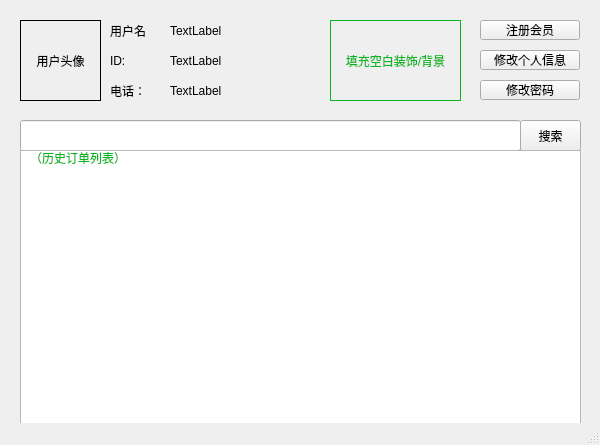
<?xml version="1.0" encoding="UTF-8"?>
<ui version="4.0">
 <class>WUser</class>
 <widget class="QMainWindow" name="WUser">
  <property name="geometry">
   <rect>
    <x>0</x>
    <y>0</y>
    <width>600</width>
    <height>445</height>
   </rect>
  </property>
  <property name="cursor">
   <cursorShape>ArrowCursor</cursorShape>
  </property>
  <property name="windowTitle">
   <string>MainWindow</string>
  </property>
  <widget class="QWidget" name="centralwidget">
   <widget class="QLabel" name="label">
    <property name="geometry">
     <rect>
      <x>20</x>
      <y>20</y>
      <width>81</width>
      <height>81</height>
     </rect>
    </property>
    <property name="frameShape">
     <enum>QFrame::Panel</enum>
    </property>
    <property name="text">
     <string>用户头像</string>
    </property>
    <property name="alignment">
     <set>Qt::AlignCenter</set>
    </property>
   </widget>
   <widget class="QLabel" name="label_2">
    <property name="geometry">
     <rect>
      <x>110</x>
      <y>20</y>
      <width>61</width>
      <height>21</height>
     </rect>
    </property>
    <property name="text">
     <string>用户名</string>
    </property>
   </widget>
   <widget class="QPushButton" name="pushButton">
    <property name="geometry">
     <rect>
      <x>480</x>
      <y>20</y>
      <width>100</width>
      <height>20</height>
     </rect>
    </property>
    <property name="cursor">
     <cursorShape>PointingHandCursor</cursorShape>
    </property>
    <property name="text">
     <string>注册会员</string>
    </property>
    <property name="iconSize">
     <size>
      <width>16</width>
      <height>16</height>
     </size>
    </property>
   </widget>
   <widget class="QPushButton" name="pushButton_2">
    <property name="geometry">
     <rect>
      <x>480</x>
      <y>50</y>
      <width>100</width>
      <height>20</height>
     </rect>
    </property>
    <property name="cursor">
     <cursorShape>PointingHandCursor</cursorShape>
    </property>
    <property name="text">
     <string>修改个人信息</string>
    </property>
   </widget>
   <widget class="QPushButton" name="pushButton_3">
    <property name="geometry">
     <rect>
      <x>480</x>
      <y>80</y>
      <width>100</width>
      <height>20</height>
     </rect>
    </property>
    <property name="cursor">
     <cursorShape>PointingHandCursor</cursorShape>
    </property>
    <property name="text">
     <string>修改密码</string>
    </property>
   </widget>
   <widget class="QPushButton" name="pushButton_4">
    <property name="geometry">
     <rect>
      <x>520</x>
      <y>120</y>
      <width>61</width>
      <height>31</height>
     </rect>
    </property>
    <property name="cursor">
     <cursorShape>PointingHandCursor</cursorShape>
    </property>
    <property name="text">
     <string>搜索</string>
    </property>
   </widget>
   <widget class="QLineEdit" name="lineEdit_search">
    <property name="geometry">
     <rect>
      <x>20</x>
      <y>120</y>
      <width>501</width>
      <height>31</height>
     </rect>
    </property>
   </widget>
   <widget class="QTableView" name="tableView">
    <property name="geometry">
     <rect>
      <x>20</x>
      <y>150</y>
      <width>561</width>
      <height>275</height>
     </rect>
    </property>
   </widget>
   <widget class="QLabel" name="label_7">
    <property name="geometry">
     <rect>
      <x>30</x>
      <y>150</y>
      <width>91</width>
      <height>16</height>
     </rect>
    </property>
    <property name="styleSheet">
     <string notr="true">color: rgb(8, 181, 34);</string>
    </property>
    <property name="text">
     <string>（历史订单列表）</string>
    </property>
   </widget>
   <widget class="QLabel" name="label_5">
    <property name="geometry">
     <rect>
      <x>330</x>
      <y>20</y>
      <width>131</width>
      <height>81</height>
     </rect>
    </property>
    <property name="styleSheet">
     <string notr="true">color: rgb(8, 181, 34);</string>
    </property>
    <property name="frameShape">
     <enum>QFrame::Panel</enum>
    </property>
    <property name="text">
     <string>填充空白装饰/背景</string>
    </property>
    <property name="alignment">
     <set>Qt::AlignCenter</set>
    </property>
   </widget>
   <widget class="QLabel" name="label_6">
    <property name="geometry">
     <rect>
      <x>170</x>
      <y>20</y>
      <width>121</width>
      <height>21</height>
     </rect>
    </property>
    <property name="text">
     <string>TextLabel</string>
    </property>
   </widget>
   <widget class="QLabel" name="label_3">
    <property name="geometry">
     <rect>
      <x>110</x>
      <y>50</y>
      <width>51</width>
      <height>21</height>
     </rect>
    </property>
    <property name="text">
     <string>ID:</string>
    </property>
   </widget>
   <widget class="QLabel" name="label_4">
    <property name="geometry">
     <rect>
      <x>110</x>
      <y>80</y>
      <width>71</width>
      <height>21</height>
     </rect>
    </property>
    <property name="text">
     <string>电话：</string>
    </property>
   </widget>
   <widget class="QLabel" name="label_8">
    <property name="geometry">
     <rect>
      <x>170</x>
      <y>50</y>
      <width>71</width>
      <height>21</height>
     </rect>
    </property>
    <property name="text">
     <string>TextLabel</string>
    </property>
   </widget>
   <widget class="QLabel" name="label_9">
    <property name="geometry">
     <rect>
      <x>170</x>
      <y>80</y>
      <width>71</width>
      <height>21</height>
     </rect>
    </property>
    <property name="text">
     <string>TextLabel</string>
    </property>
   </widget>
  </widget>
  <widget class="QMenuBar" name="menubar">
   <property name="geometry">
    <rect>
     <x>0</x>
     <y>0</y>
     <width>600</width>
     <height>21</height>
    </rect>
   </property>
  </widget>
  <widget class="QStatusBar" name="statusbar"/>
 </widget>
 <resources/>
 <connections/>
</ui>
